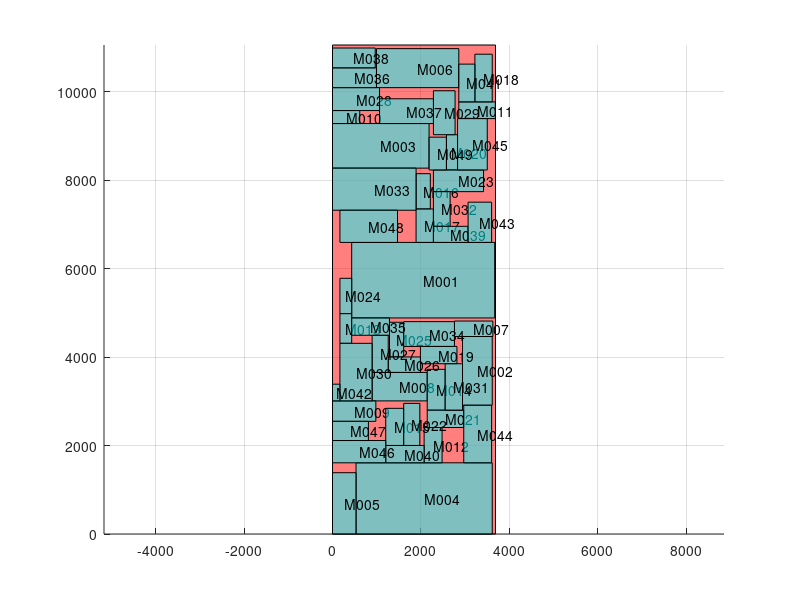

Write MATLAB code to recreate this figure.
axis equal;
hold on;
grid on;

block_x=[0 0 3686.11 3686.11 0 ];
block_y=[0 11058.3 11058.3 0 0 ];
fill(block_x,block_y,'r','facealpha',0.5);
block_x=[434 434 3668 3668 434 ];
block_y=[4886 6594 6594 4886 4886 ];
fill(block_x,block_y,'c','facealpha',0.5);
text(2051, 5740, 'M001');

block_x=[2940 2940 3612 3612 2940 ];
block_y=[2912 4466 4466 2912 2912 ];
fill(block_x,block_y,'c','facealpha',0.5);
text(3276, 3689, 'M002');

block_x=[0 0 2184 2184 0 ];
block_y=[8274 9282 9282 8274 8274 ];
fill(block_x,block_y,'c','facealpha',0.5);
text(1092, 8778, 'M003');

block_x=[532 532 3612 3612 532 ];
block_y=[0 1610 1610 0 0 ];
fill(block_x,block_y,'c','facealpha',0.5);
text(2072, 805, 'M004');

block_x=[0 0 532 532 0 ];
block_y=[0 1386 1386 0 0 ];
fill(block_x,block_y,'c','facealpha',0.5);
text(266, 693, 'M005');

block_x=[994 994 2856 2856 994 ];
block_y=[10094 10976 10976 10094 10094 ];
fill(block_x,block_y,'c','facealpha',0.5);
text(1925, 10535, 'M006');

block_x=[2758 2758 3626 3626 2758 ];
block_y=[4466 4816 4816 4466 4466 ];
fill(block_x,block_y,'c','facealpha',0.5);
text(3192, 4641, 'M007');

block_x=[896 896 2142 2142 896 ];
block_y=[3010 3654 3654 3010 3010 ];
fill(block_x,block_y,'c','facealpha',0.5);
text(1519, 3332, 'M008');

block_x=[0 0 980 980 0 ];
block_y=[2548 3010 3010 2548 2548 ];
fill(block_x,block_y,'c','facealpha',0.5);
text(490, 2779, 'M009');

block_x=[0 0 616 616 0 ];
block_y=[9282 9576 9576 9282 9282 ];
fill(block_x,block_y,'c','facealpha',0.5);
text(308, 9429, 'M010');

block_x=[2856 2856 3682 3682 2856 ];
block_y=[9394 9772 9772 9394 9394 ];
fill(block_x,block_y,'c','facealpha',0.5);
text(3269, 9583, 'M011');

block_x=[2072 2072 2478 2478 2072 ];
block_y=[1610 2408 2408 1610 1610 ];
fill(block_x,block_y,'c','facealpha',0.5);
text(2275, 2009, 'M012');

block_x=[168 168 434 434 168 ];
block_y=[4312 4984 4984 4312 4312 ];
fill(block_x,block_y,'c','facealpha',0.5);
text(301, 4648, 'M013');

block_x=[2142 2142 2548 2548 2142 ];
block_y=[2800 3724 3724 2800 2800 ];
fill(block_x,block_y,'c','facealpha',0.5);
text(2345, 3262, 'M014');

block_x=[1204 1204 1610 1610 1204 ];
block_y=[2002 2842 2842 2002 2002 ];
fill(block_x,block_y,'c','facealpha',0.5);
text(1407, 2422, 'M015');

block_x=[1890 1890 2212 2212 1890 ];
block_y=[7350 8148 8148 7350 7350 ];
fill(block_x,block_y,'c','facealpha',0.5);
text(2051, 7749, 'M016');

block_x=[1890 1890 2282 2282 1890 ];
block_y=[6594 7350 7350 6594 6594 ];
fill(block_x,block_y,'c','facealpha',0.5);
text(2086, 6972, 'M017');

block_x=[3220 3220 3612 3612 3220 ];
block_y=[9772 10850 10850 9772 9772 ];
fill(block_x,block_y,'c','facealpha',0.5);
text(3416, 10311, 'M018');

block_x=[1988 1988 2814 2814 1988 ];
block_y=[3850 4242 4242 3850 3850 ];
fill(block_x,block_y,'c','facealpha',0.5);
text(2401, 4046, 'M019');

block_x=[2576 2576 2828 2828 2576 ];
block_y=[8232 9030 9030 8232 8232 ];
fill(block_x,block_y,'c','facealpha',0.5);
text(2702, 8631, 'M020');

block_x=[2142 2142 2968 2968 2142 ];
block_y=[2408 2800 2800 2408 2408 ];
fill(block_x,block_y,'c','facealpha',0.5);
text(2555, 2604, 'M021');

block_x=[1610 1610 1974 1974 1610 ];
block_y=[2002 2954 2954 2002 2002 ];
fill(block_x,block_y,'c','facealpha',0.5);
text(1792, 2478, 'M022');

block_x=[2282 2282 3416 3416 2282 ];
block_y=[7742 8232 8232 7742 7742 ];
fill(block_x,block_y,'c','facealpha',0.5);
text(2849, 7987, 'M023');

block_x=[168 168 434 434 168 ];
block_y=[4984 5782 5782 4984 4984 ];
fill(block_x,block_y,'c','facealpha',0.5);
text(301, 5383, 'M024');

block_x=[1288 1288 1610 1610 1288 ];
block_y=[4004 4788 4788 4004 4004 ];
fill(block_x,block_y,'c','facealpha',0.5);
text(1449, 4396, 'M025');

block_x=[1260 1260 1988 1988 1260 ];
block_y=[3654 4004 4004 3654 3654 ];
fill(block_x,block_y,'c','facealpha',0.5);
text(1624, 3829, 'M026');

block_x=[896 896 1260 1260 896 ];
block_y=[3654 4494 4494 3654 3654 ];
fill(block_x,block_y,'c','facealpha',0.5);
text(1078, 4074, 'M027');

block_x=[0 0 1064 1064 0 ];
block_y=[9576 10094 10094 9576 9576 ];
fill(block_x,block_y,'c','facealpha',0.5);
text(532, 9835, 'M028');

block_x=[2282 2282 2772 2772 2282 ];
block_y=[9030 10024 10024 9030 9030 ];
fill(block_x,block_y,'c','facealpha',0.5);
text(2527, 9527, 'M029');

block_x=[168 168 896 896 168 ];
block_y=[3010 4312 4312 3010 3010 ];
fill(block_x,block_y,'c','facealpha',0.5);
text(532, 3661, 'M030');

block_x=[2548 2548 2940 2940 2548 ];
block_y=[2800 3850 3850 2800 2800 ];
fill(block_x,block_y,'c','facealpha',0.5);
text(2744, 3325, 'M031');

block_x=[2282 2282 2660 2660 2282 ];
block_y=[6958 7742 7742 6958 6958 ];
fill(block_x,block_y,'c','facealpha',0.5);
text(2471, 7350, 'M032');

block_x=[0 0 1890 1890 0 ];
block_y=[7322 8274 8274 7322 7322 ];
fill(block_x,block_y,'c','facealpha',0.5);
text(945, 7798, 'M033');

block_x=[1610 1610 2758 2758 1610 ];
block_y=[4242 4802 4802 4242 4242 ];
fill(block_x,block_y,'c','facealpha',0.5);
text(2184, 4522, 'M034');

block_x=[434 434 1288 1288 434 ];
block_y=[4494 4886 4886 4494 4494 ];
fill(block_x,block_y,'c','facealpha',0.5);
text(861, 4690, 'M035');

block_x=[0 0 994 994 0 ];
block_y=[10094 10542 10542 10094 10094 ];
fill(block_x,block_y,'c','facealpha',0.5);
text(497, 10318, 'M036');

block_x=[1064 1064 2282 2282 1064 ];
block_y=[9282 9842 9842 9282 9282 ];
fill(block_x,block_y,'c','facealpha',0.5);
text(1673, 9562, 'M037');

block_x=[0 0 966 966 0 ];
block_y=[10542 10990 10990 10542 10542 ];
fill(block_x,block_y,'c','facealpha',0.5);
text(483, 10766, 'M038');

block_x=[2282 2282 3066 3066 2282 ];
block_y=[6594 6958 6958 6594 6594 ];
fill(block_x,block_y,'c','facealpha',0.5);
text(2674, 6776, 'M039');

block_x=[1204 1204 2072 2072 1204 ];
block_y=[1610 2002 2002 1610 1610 ];
fill(block_x,block_y,'c','facealpha',0.5);
text(1638, 1806, 'M040');

block_x=[2856 2856 3220 3220 2856 ];
block_y=[9772 10626 10626 9772 9772 ];
fill(block_x,block_y,'c','facealpha',0.5);
text(3038, 10199, 'M041');

block_x=[0 0 168 168 0 ];
block_y=[3010 3388 3388 3010 3010 ];
fill(block_x,block_y,'c','facealpha',0.5);
text(84, 3199, 'M042');

block_x=[3066 3066 3598 3598 3066 ];
block_y=[6594 7504 7504 6594 6594 ];
fill(block_x,block_y,'c','facealpha',0.5);
text(3332, 7049, 'M043');

block_x=[2968 2968 3598 3598 2968 ];
block_y=[1610 2912 2912 1610 1610 ];
fill(block_x,block_y,'c','facealpha',0.5);
text(3283, 2261, 'M044');

block_x=[2828 2828 3500 3500 2828 ];
block_y=[8232 9394 9394 8232 8232 ];
fill(block_x,block_y,'c','facealpha',0.5);
text(3164, 8813, 'M045');

block_x=[0 0 1204 1204 0 ];
block_y=[1610 2114 2114 1610 1610 ];
fill(block_x,block_y,'c','facealpha',0.5);
text(602, 1862, 'M046');

block_x=[0 0 812 812 0 ];
block_y=[2114 2548 2548 2114 2114 ];
fill(block_x,block_y,'c','facealpha',0.5);
text(406, 2331, 'M047');

block_x=[168 168 1470 1470 168 ];
block_y=[6594 7322 7322 6594 6594 ];
fill(block_x,block_y,'c','facealpha',0.5);
text(819, 6958, 'M048');

block_x=[2184 2184 2576 2576 2184 ];
block_y=[8232 8974 8974 8232 8232 ];
fill(block_x,block_y,'c','facealpha',0.5);
text(2380, 8603, 'M049');

